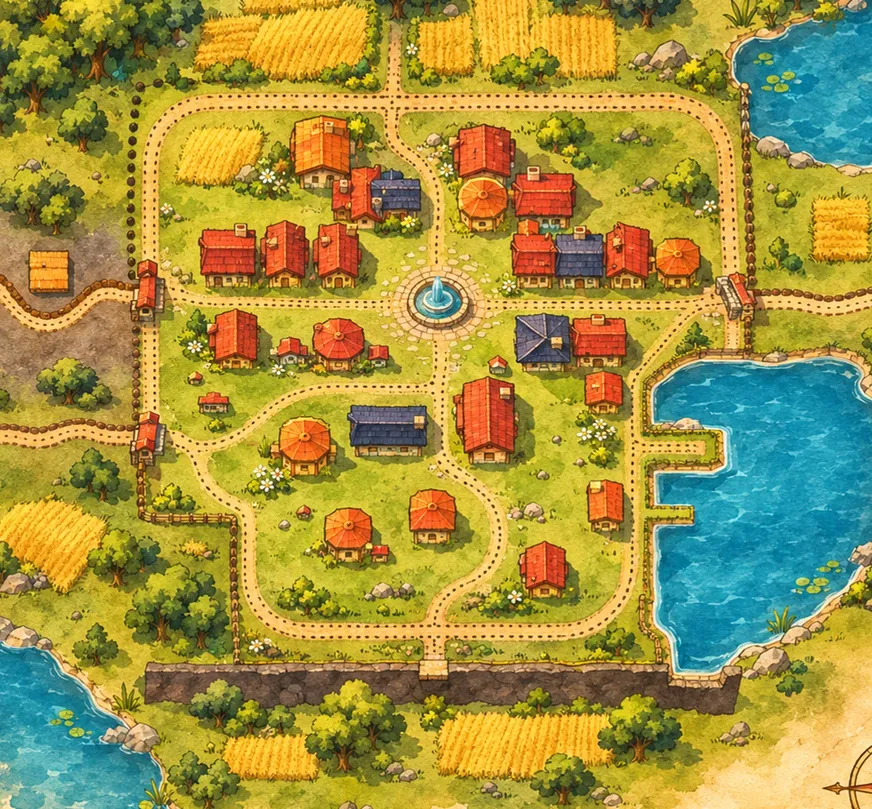
#> input picture assets/art/maps/MAP-WORLD-TOWN.webp, 872 x 809 px, shrunk from 1400 x 1300 before the run, given in place of MAP-WORLD-TOWN.png, which was not available
$ python town_map_warp.py
#> lines starting #> are read from the running program, lines starting #| are printed output that depends on the picture
"""MAP-WORLD-TOWN (Batch 17, Overnight Nov 18, Part 3): the painted parchment map of Crosspath lined up with the world.

The painter followed the plan screenshot (`tools/crosspath_shots.sh`, `--top=25,27,110`) by eye, so the painting is the plan stretched a
little differently along each axis. Landmarks matched by hand (plan pixel -> world metres via the plan camera; painting pixel measured on
the 2048 px painting) give a piecewise-linear map per axis. This script resamples the painting onto a fixed world rectangle
(WORLD_RECT, PX_PER_M) so the game can draw it with the same world -> screen transform as its pins: every pin then sits on its painted
place. Adjusting for import only (a separable stretch); nothing is repainted.

    python tools/art/town_map_warp.py   -> assets/art/maps/MAP-WORLD-TOWN.webp (+ a check image in docs/overnight_shots/nov18/)
"""
import os

import numpy as np
from PIL import Image, ImageDraw

SRC = 'G:/My Drive/Card Game Art/Approved_Maps/MAP-WORLD-TOWN.png'
ROOT = os.path.join(os.path.dirname(__file__), '..', '..')
OUT = os.path.join(ROOT, 'assets', 'art', 'maps', 'MAP-WORLD-TOWN.webp')
CHECK = os.path.join(ROOT, 'docs', 'overnight_shots', 'nov18', 'p3_town_map_warp_check.jpg')

# Keep in sync with TownMapArt.WORLD_RECT / PX_PER_M (ui/minimap/town_map_art.gd).
WORLD_RECT = (-45.0, -35.0, 140.0, 130.0)  # x, z, width, depth in metres
PX_PER_M = 10.0

# (world metres, painting pixels) per axis. West gate, the fountain (TownLayout.PLAZA 25.2, 12.47), the east gate; the north ring road,
# the square, the lower west gate, the south wall.
X_POINTS = [(-21.5, 444.0), (25.2, 997.0), (72.3, 1525.0)]
Z_POINTS = [(-19.2, 382.0), (12.47, 756.0), (34.6, 1058.0), (75.1, 1554.0)]


def axis_map(points, world):
    w = np.array([p[0] for p in points])
    p = np.array([p[1] for p in points])
    out = np.interp(world, w, p)
    lo = (p[1] - p[0]) / (w[1] - w[0])
    hi = (p[-1] - p[-2]) / (w[-1] - w[-2])
    out = np.where(world < w[0], p[0] + (world - w[0]) * lo, out)
    out = np.where(world > w[-1], p[-1] + (world - w[-1]) * hi, out)
    return out


def main():
    src = Image.open(SRC).convert('RGBA')
    sw, sh = src.size
#> sw = 872; sh = 809
    x0, z0, wd, dp = WORLD_RECT
    ow, oh = int(wd * PX_PER_M), int(dp * PX_PER_M)
    wx = x0 + (np.arange(ow) + 0.5) / PX_PER_M
    wz = z0 + (np.arange(oh) + 0.5) / PX_PER_M
    px = axis_map(X_POINTS, wx) * sw / 2048.0
#> px = 1400 values from 70.81 to 757.4
    py = axis_map(Z_POINTS, wz) * sh / 2048.0
#> py = 1300 values from 77.43 to 709.9
    a = np.asarray(src).astype(np.float32)
    # bilinear sample (the stretch is near 1:1, so no mush)
    gx, gy = np.meshgrid(px, py)
    x_lo = np.clip(np.floor(gx).astype(int), 0, sw - 1)
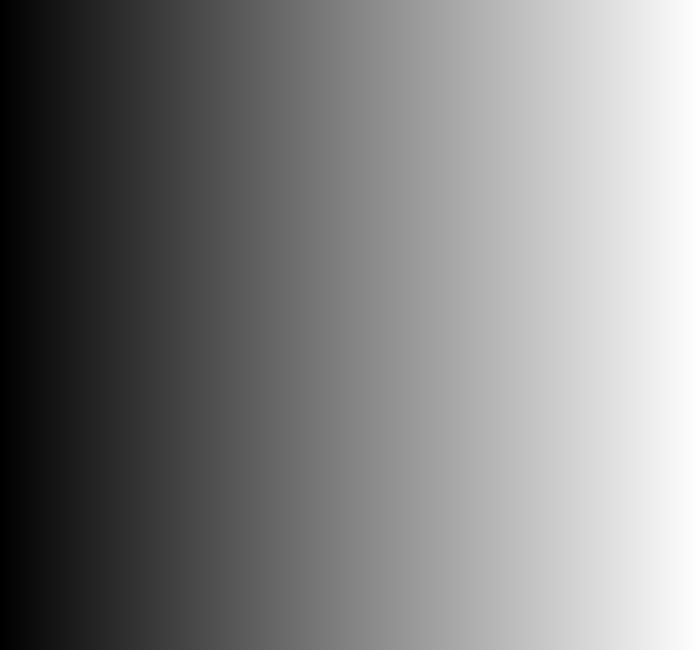
#> gx: shape (1300, 1400) float64 (shown at 1/2 size); min 70.81, max 757.4, mean 418.8; drawn with min black and max white
    y_lo = np.clip(np.floor(gy).astype(int), 0, sh - 1)
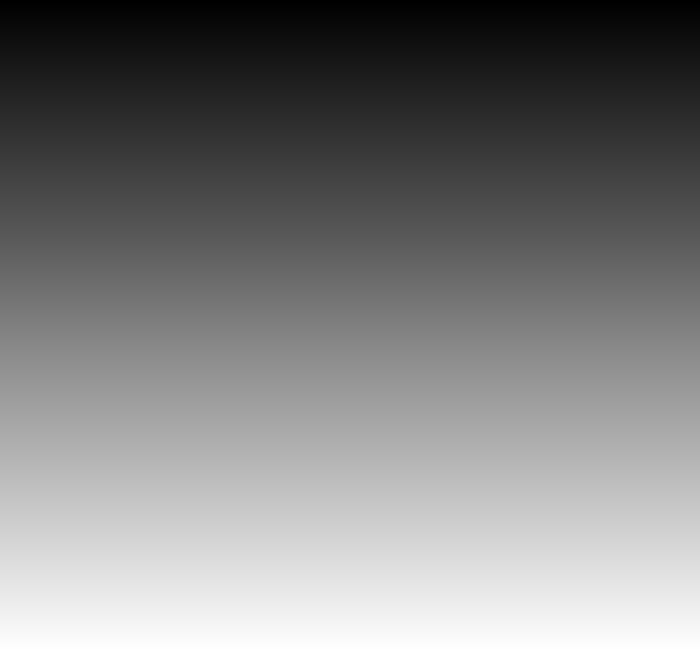
#> gy: shape (1300, 1400) float64 (shown at 1/2 size); min 77.43, max 709.9, mean 391.7; drawn with min black and max white
    x_hi = np.clip(x_lo + 1, 0, sw - 1)
    y_hi = np.clip(y_lo + 1, 0, sh - 1)
    fx = (gx - np.floor(gx))[..., None]
    fy = (gy - np.floor(gy))[..., None]
    top = a[y_lo, x_lo] * (1 - fx) + a[y_lo, x_hi] * fx
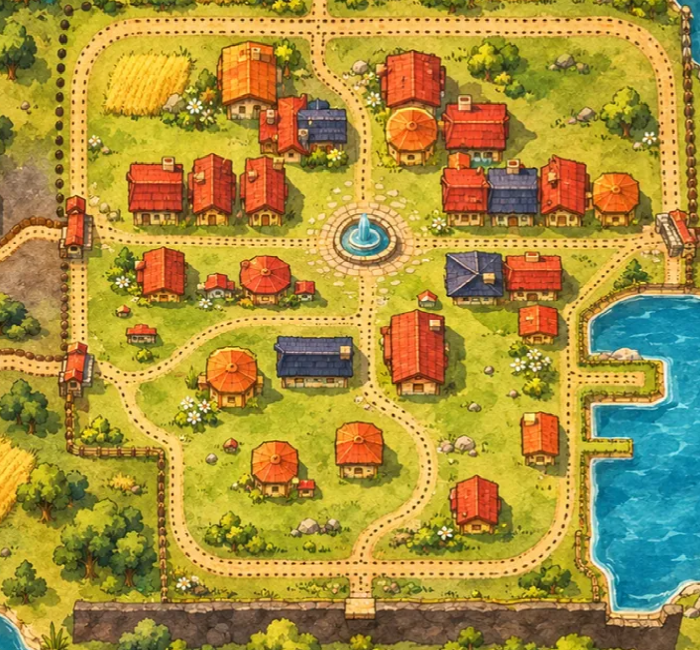
#> top: shape (1300, 1400, 4) float64 (shown at 1/2 size); mean R, G, B, A 169.1, 145.1, 61.5, 255
    bottom = a[y_hi, x_lo] * (1 - fx) + a[y_hi, x_hi] * fx
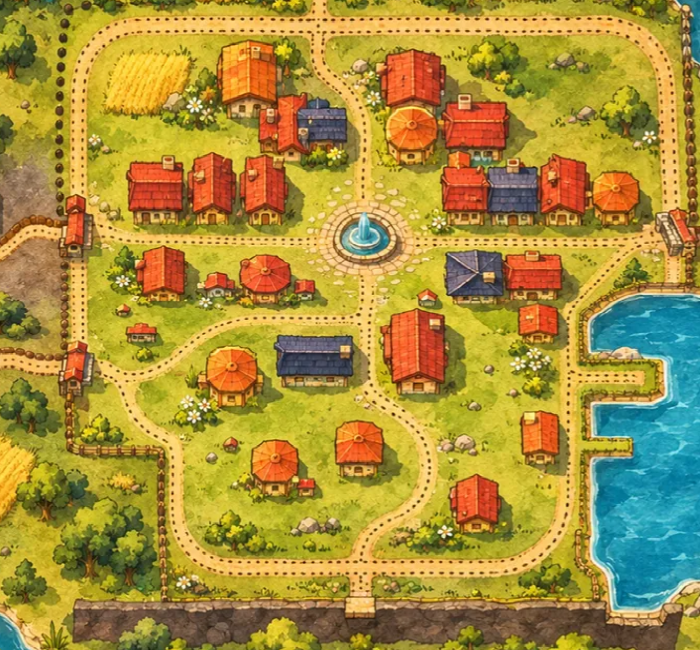
#> bottom: shape (1300, 1400, 4) float64 (shown at 1/2 size); mean R, G, B, A 169.1, 145.1, 61.4, 255
    out = top * (1 - fy) + bottom * fy
    inside = ((gx >= 0) & (gx <= sw - 1) & (gy >= 0) & (gy <= sh - 1))[..., None]
    out = np.where(inside, out, 0.0)
#> inside: shape (1300, 1400, 1) bool; every value is 1
    img = Image.fromarray(out.clip(0, 255).astype(np.uint8), 'RGBA')
    img.save(OUT, 'WEBP', quality=88)
    # check: the town's landmarks as red dots at their world positions
    check = img.convert('RGB')
    d = ImageDraw.Draw(check)
    for name, (x, z) in {'plaza': (25.2, 12.47), 'spawn': (25.2, 19.6), 'notice': (16.0, 22.4), 'arena': (25.2, 46.5)}.items():
        cx, cy = (x - x0) * PX_PER_M, (z - z0) * PX_PER_M
        d.ellipse((cx - 8, cy - 8, cx + 8, cy + 8), outline=(255, 0, 0), width=3)
        d.text((cx + 10, cy - 6), name, fill=(255, 0, 0))
    check.save(CHECK, quality=85)
    print('town map: %dx%d px -> %s' % (ow, oh, os.path.relpath(OUT, ROOT)))


if __name__ == '__main__':
    main()
